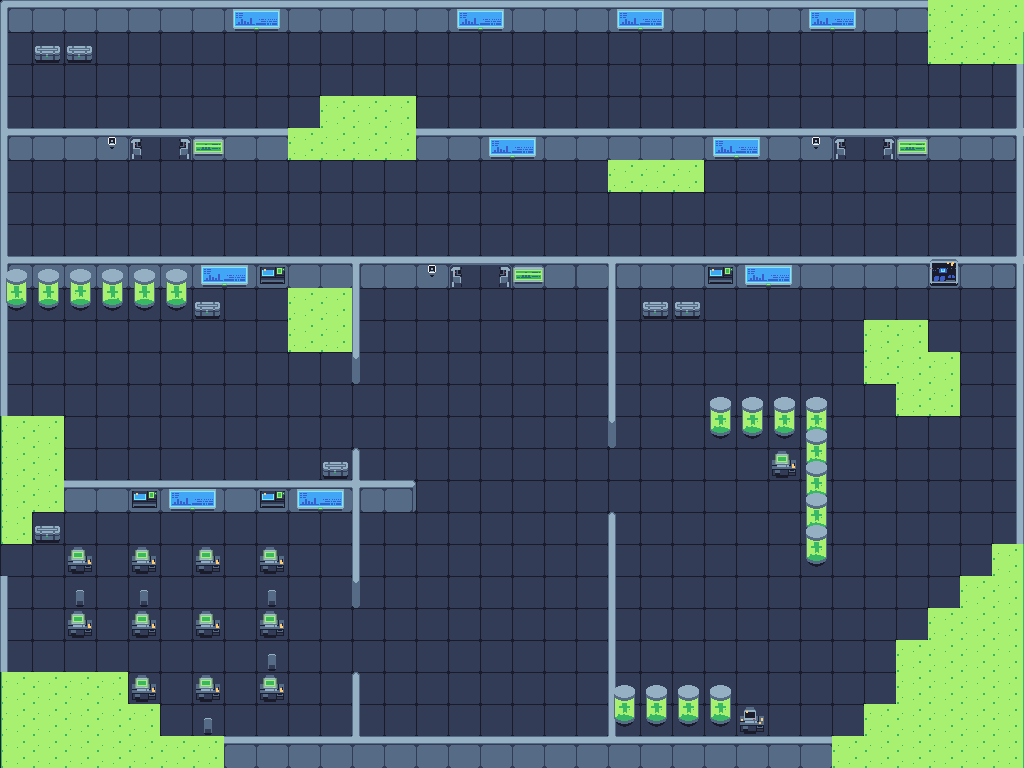

This is a level from a 2D game, rendered from its Tiled map with the project's own tilesets. A one-line summary and the map file follow, with tile-layer data summarised:
An orthogonal 32x24 tile map with 32x32 px tiles, 7 tile layers (Ground, WallsRightQuarter, WallsLeftQuarter, WallsLowerHalf, ...), 3 hidden layers not drawn, 5 tilesets.

<map version="1.10" tiledversion="1.10.2" orientation="orthogonal" renderorder="right-down" width="32" height="24" tilewidth="32" tileheight="32" infinite="0" nextlayerid="18" nextobjectid="1">
 <tileset firstgid="1" name="Ground" tilewidth="32" tileheight="32" tilecount="851" columns="37">
  <image source="tilesetx1.png" width="1184" height="736" />
 </tileset>
 <tileset firstgid="852" name="obstacles" tilewidth="32" tileheight="32" tilecount="528" columns="24">
  <image source="propsanditemsx1.png" width="768" height="704" />
 </tileset>
 <tileset firstgid="1380" name="Enemies" tilewidth="32" tileheight="32" tilecount="1" columns="1">
  <image source="../Enemy/Player_weapon_gun_voided.png" width="32" height="32" />
 </tileset>
 <tileset firstgid="1381" name="Player1" tilewidth="32" tileheight="32" tilecount="1" columns="1">
  <image source="../player/anotherRed.png" width="32" height="32" />
 </tileset>
 <tileset firstgid="1382" name="Player2" tilewidth="32" tileheight="32" tilecount="1" columns="1">
  <image source="../player/gray.png" width="32" height="32" />
 </tileset>
 <layer id="3" name="Ground" width="32" height="24">
  <data>[768 cells, 768 non-empty, 1 distinct tile ids]</data>
 </layer>
 <layer id="17" name="WallsRightQuarter" width="32" height="24">
  <data>[768 cells, 14 non-empty, 1 distinct tile ids]</data>
 </layer>
 <layer id="15" name="WallsLeftQuarter" width="32" height="24">
  <data>[768 cells, 34 non-empty, 4 distinct tile ids]</data>
 </layer>
 <layer id="4" name="WallsLowerHalf" width="32" height="24">
  <data>[768 cells, 113 non-empty, 11 distinct tile ids]</data>
 </layer>
 <layer id="5" name="Obstacles" width="32" height="24">
  <data>[768 cells, 51 non-empty, 9 distinct tile ids]</data>
 </layer>
 <layer id="13" name="Deadly" width="32" height="24">
  <data>[768 cells, 75 non-empty, 3 distinct tile ids]</data>
 </layer>
 <layer id="6" name="Decoration" width="32" height="24">
  <data>[768 cells, 47 non-empty, 9 distinct tile ids]</data>
 </layer>
 <layer id="11" name="Player1" width="32" height="24" visible="0">
  <data>[768 cells, 1 non-empty, 1 distinct tile ids]</data>
 </layer>
 <layer id="12" name="Player2" width="32" height="24" visible="0">
  <data>[768 cells, 1 non-empty, 1 distinct tile ids]</data>
 </layer>
 <layer id="10" name="Enemies" width="32" height="24" visible="0">
  <data>[768 cells, 3 non-empty, 1 distinct tile ids]</data>
 </layer>
</map>
